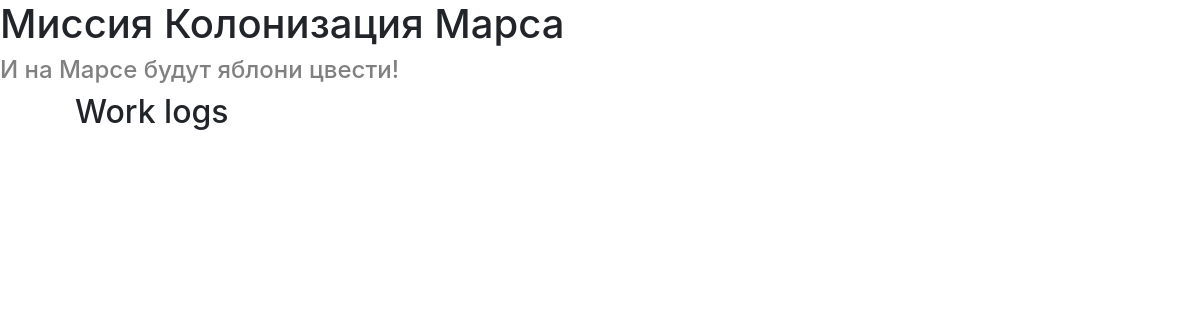
/test, run on an earlier commit of the app's database.
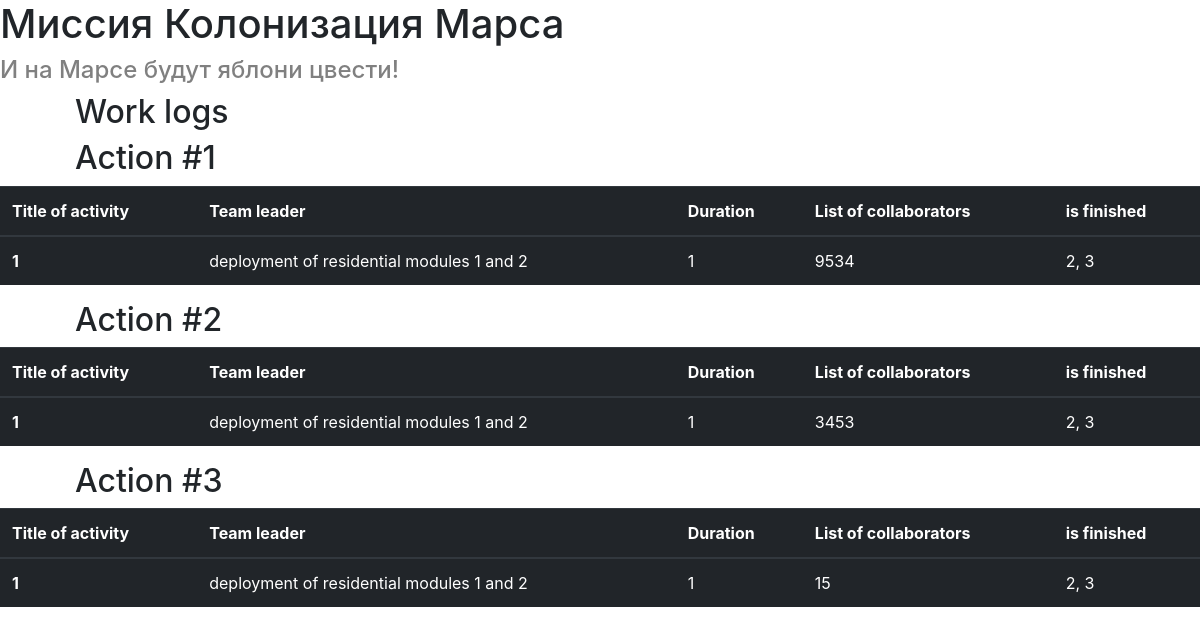
And on a later commit of the database.
### jobs.py (models this page shows)
class Jobs(SqlAlchemyBase):
    __tablename__ = 'jobs'
    id = sqlalchemy.Column(sqlalchemy.Integer,
                           primary_key=True, autoincrement=True)
    team_leader = sqlalchemy.Column(sqlalchemy.Integer, sqlalchemy.ForeignKey('users.id'), autoincrement=True)
    job = sqlalchemy.Column(sqlalchemy.Integer)
    work_size = sqlalchemy.Column(sqlalchemy.Integer)
    collaborators = sqlalchemy.Column(sqlalchemy.Integer)
    start_date = sqlalchemy.Column(sqlalchemy.DateTime)
    end_date = sqlalchemy.Column(sqlalchemy.DateTime)
    is_finished = sqlalchemy.Column(sqlalchemy.Boolean)
    user = orm.relationship('User')

### main.py (the view)
@app.route('/')
@app.route('/test')
def test():
    jb = create_spisok()
    return render_template('base.html', list=jb)

### data/db_session.py (called while the page is built, shortened)
def global_init(db_file):
    global __factory
    if __factory:
        return

def create_session() -> Session:
    global __factory
    return __factory()

### main.py (called while the page is built)
def create_spisok():
    db_session.global_init("db/mars_explorer.db")
    db_sess = db_session.create_session()
    jobs = []
    for job in db_sess.query(Jobs).all():
        if job.is_finished:
            finish = 'is finished'
        else:
            finish = 'is not finished'
        jobs.append([job.id, job.job, job.team_leader, job.work_size, job.collaborators, finish])
    return jobs

### templates/base.html (shortened to what this page needs)
<!DOCTYPE html>
<html lang="en">
<head>
    <link rel="stylesheet" href="https://cdn.jsdelivr.net/npm/bootstrap@4.0.0/dist/css/bootstrap.min.css">
    <link rel="stylesheet" href="/static/css/style.css">
    </head>
    <body>
        <h1>Миссия Колонизация Марса</h1>
        <h4>И на Марсе будут яблони цвести!</h4>
        <h2>Work logs</h2>
        {% for item in list %}
            <h2>Action #{{ item[0] }}</h2>
        <table class="table table-dark">
          <thead>
            <tr>
                <th scope="col">Title of activity</th>
                <th scope="col">Team leader</th>
                <th scope="col">Duration</th>
                <th scope="col">List of collaborators</th>
                <th scope="col">is finished</th>
            </tr>
          </thead>
          <tbody>
            <tr>
                <th scope="row">1</th>
                <td>{{ item[1] }}</td>
                <td>{{ item[2] }}</td>
                <td>{{ item[3] }}</td>
                <td>{{ item[4] }}</td>
            </tr>
          </tbody>
        </table>
        {% endfor %}
    </body>
</html>

### static/css/style.css (style rules this page uses)
h2 { margin-left: 75px; }
h4 { color: grey; }

What changed in the data, as far as the page shows it:
added Jobs: id "1", job "deployment of residential modules 1 and 2", job "1", work_size "9534", collaborators "2, 3"
added Jobs: id "2", job "deployment of residential modules 1 and 2", job "1", work_size "3453", collaborators "2, 3"
added Jobs: id "3", job "deployment of residential modules 1 and 2", job "1", work_size "15", collaborators "2, 3"
